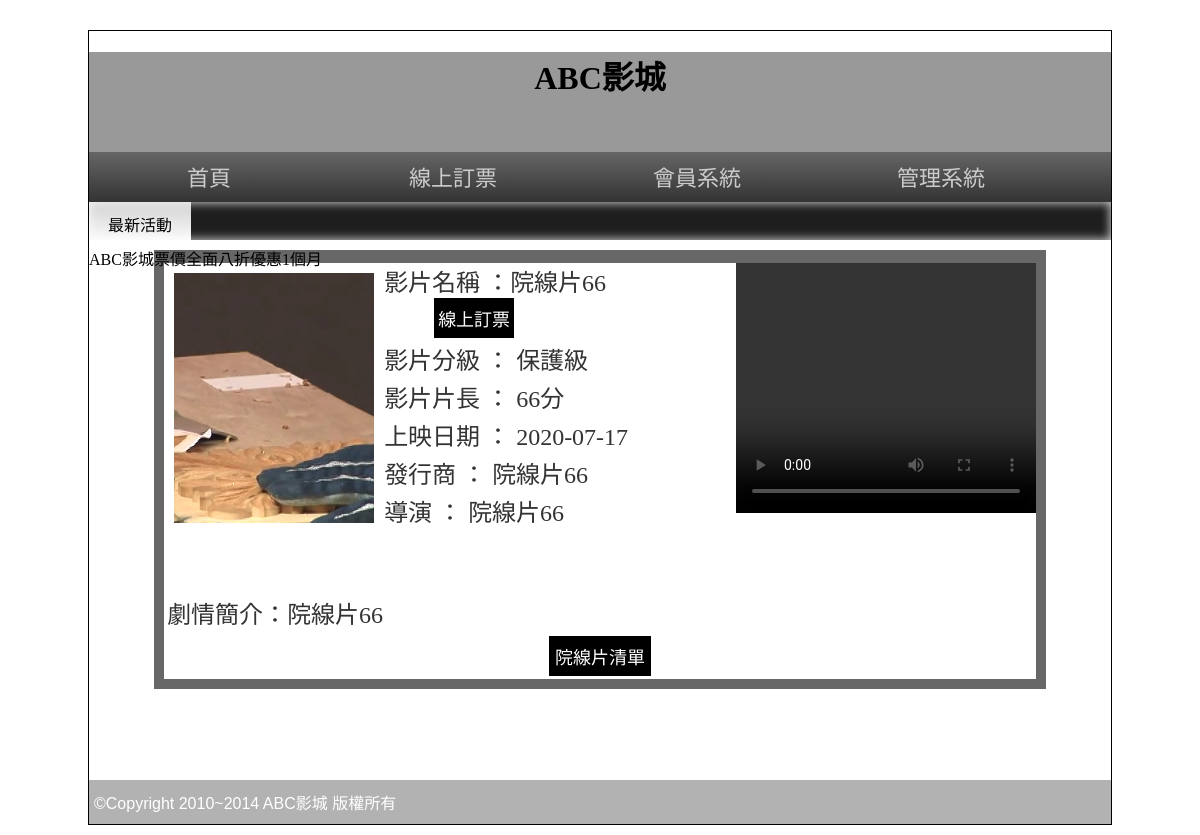
The page /?do=intro&id=6 on the database its author committed.
### tables this page shows
CREATE TABLE `movie` (
  `id` int(10) UNSIGNED NOT NULL,
  `name` text NOT NULL,
  `level` int(1) UNSIGNED NOT NULL,
  `length` int(3) UNSIGNED NOT NULL,
  `ondate` date NOT NULL,
  `publish` text NOT NULL,
  `director` text NOT NULL,
  `trailer` text NOT NULL,
  `poster` text NOT NULL,
  `intro` text NOT NULL,
  `rank` int(10) UNSIGNED NOT NULL,
  `sh` int(1) UNSIGNED NOT NULL
);

### base.php (called while the page is built, shortened)
<?php
$level=[
    1=>'普遍級',
    2=>'輔導級',
    3=>'保護級',
    4=>'限制級'
];
class DB{
    private $dsn="mysql:host=localhost;charset=utf8;dbname=db07";
    private $root="root";
    private $password="";
    private $table;
    private $pdo;
    public function __construct($table){
        $this->table =$table;
        $this->pdo=new PDO($this->dsn,$this->root,$this->password);
    }
    public function find($arg){
        $sql="select * from $this->table ";
        if(is_array($arg)){
            foreach( $arg as $key => $value ){
                $tmp[]=sprintf("`%s`='%s'",$key,$value);
            }
            $sql = $sql . " where " . implode(" && ",$tmp);
        }else{
            $sql = $sql . " where `id` = '$arg'";
        }
        return $this->pdo->query($sql)->fetch(PDO::FETCH_ASSOC);
    }
}
?>

### front/intro.php (the view)
<?php
$db=new DB("movie");
$row=$db->find($_GET['id']);
?>
  <div class="tab rb" style="width:87%;">
    <div style="background:#FFF; width:100%; color:#333; text-align:left">
      <video src="img/<?=$row['trailer'];?>" width="300px" height="250px" controls="" style="float:right;"></video>
      <font style="font-size:24px"> <img src="img/<?=$row['poster'];?>" width="200px" height="250px" style="margin:10px; float:left">
      <p style="margin:3px">影片名稱 ：<?=$row['name'];?>
        <input type="button" value="線上訂票" onclick="location.href='?do=order&id=<?=$row['id'];?>'" style="margin-left:50px; padding:2px 4px" class="b2_btu">
      </p>
      <p style="margin:3px">影片分級 ： <?=$level[$row['level']];?></p>
      <p style="margin:3px">影片片長 ： <?=$row['length'];?>分</p>
      <p style="margin:3px">上映日期 ： <?=$row['ondate'];?></p>
      <p style="margin:3px">發行商 ： <?=$row['publish'];?></p>
      <p style="margin:3px">導演 ： <?=$row['director'];?></p>
      <br>
      <br>
      <p style="margin:10px 3px 3px 3px; word-break:break-all"> 劇情簡介：<?=$row['intro'];?><br>
      </p>
      </font>
      <table width="100%" border="0">
        <tbody>
          <tr>
            <td align="center"><input type="button" value="院線片清單" onclick="location.href='index.php'"></td>
          </tr>
        </tbody>
      </table>
    </div>
  </div>

### css/css.css (style rules this page uses)
body { font-family:微軟正黑體; }
input[type='button'],input[type='submit'],input[type='reset'],button,.button { min-width:70px; min-height:40px; background:#000; color:#fff; border:none; cursor:pointer; font-size:18px; text-decoration:none; }
.rb { background:rgba(39,39,39,0.7); color:rgba(255,255,255,0.9); }
.tab { width:80%; display:block; margin-left:auto; margin-right:auto; min-height:100px; padding:10px; }

### rows shown on the page
movie: poster (picture), name "院線片66", level "保護級", length "66", ondate "2020-07-17", publish "院線片66", director "院線片66", intro "院線片66"
